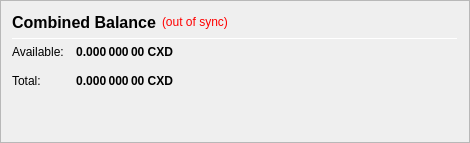
                   <widget class="QFrame" name="frame_CombinedBalances">
                    <property name="minimumSize">
                     <size>
                      <width>470</width>
                      <height>0</height>
                     </size>
                    </property>
                    <property name="frameShape">
                     <enum>QFrame::StyledPanel</enum>
                    </property>
                    <property name="frameShadow">
                     <enum>QFrame::Raised</enum>
                    </property>
                    <layout class="QVBoxLayout" name="verticalLayout_5">
                     <item>
                      <layout class="QHBoxLayout" name="horizontalLayout_5" stretch="0">
                       <item>
                        <widget class="QLabel" name="label_5z">
                         <property name="minimumSize">
                          <size>
                           <width>0</width>
                           <height>20</height>
                          </size>
                         </property>
                         <property name="font">
                          <font>
                           <pointsize>12</pointsize>
                           <weight>75</weight>
                           <bold>true</bold>
                          </font>
                         </property>
                         <property name="toolTip">
                          <string>Combined Balance (including unconfirmed and immature coins)</string>
                         </property>
                         <property name="text">
                          <string>Combined Balance</string>
                         </property>
                        </widget>
                       </item>
                       <item>
                        <widget class="QLabel" name="labelWalletStatus">
                         <property name="cursor">
                          <cursorShape>WhatsThisCursor</cursorShape>
                         </property>
                         <property name="toolTip">
                          <string>The displayed information may be out of date. Your wallet automatically synchronizes with the CryptoDEX network after a connection is established, but this process has not completed yet.</string>
                         </property>
                         <property name="styleSheet">
                          <string notr="true">QLabel { color: red; }</string>
                         </property>
                         <property name="text">
                          <string notr="true">(out of sync)</string>
                         </property>
                         <property name="alignment">
                          <set>Qt::AlignLeading|Qt::AlignLeft|Qt::AlignVCenter</set>
                         </property>
                        </widget>
                       </item>
                       <item>
                        <spacer name="horizontalSpacer_1">
                         <property name="orientation">
                          <enum>Qt::Horizontal</enum>
                         </property>
                         <property name="sizeHint" stdset="0">
                          <size>
                           <width>40</width>
                           <height>20</height>
                          </size>
                         </property>
                        </spacer>
                       </item>
                      </layout>
                     </item>
                     <item>
                      <widget class="Line" name="line_CombinedBalance">
                       <property name="minimumSize">
                        <size>
                         <width>0</width>
                         <height>1</height>
                        </size>
                       </property>
                       <property name="maximumSize">
                        <size>
                         <width>16777215</width>
                         <height>1</height>
                        </size>
                       </property>
                       <property name="orientation">
                        <enum>Qt::Horizontal</enum>
                       </property>
                      </widget>
                     </item>
                     <item>
                      <layout class="QGridLayout" name="gridLayout_3">
                       <property name="spacing">
                        <number>12</number>
                       </property>
                       <item row="1" column="0">
                        <widget class="QLabel" name="labelBalanceTextz">
                         <property name="text">
                          <string>Available:</string>
                         </property>
                        </widget>
                       </item>
                       <item row="1" column="1">
                        <widget class="QLabel" name="labelBalancez">
                         <property name="font">
                          <font>
                           <weight>75</weight>
                           <bold>true</bold>
                          </font>
                         </property>
                         <property name="cursor">
                          <cursorShape>IBeamCursor</cursorShape>
                         </property>
                         <property name="toolTip">
                          <string>Your current spendable balance</string>
                         </property>
                         <property name="text">
                          <string notr="true">0.000 000 00 CXD</string>
                         </property>
                         <property name="alignment">
                          <set>Qt::AlignRight|Qt::AlignTrailing|Qt::AlignVCenter</set>
                         </property>
                         <property name="textInteractionFlags">
                          <set>Qt::LinksAccessibleByMouse|Qt::TextSelectableByKeyboard|Qt::TextSelectableByMouse</set>
                         </property>
                        </widget>
                       </item>
                       <item row="2" column="0">
                        <widget class="QLabel" name="labelTotalTextz">
                         <property name="text">
                          <string>Total:</string>
                         </property>
                        </widget>
                       </item>
                       <item row="2" column="1">
                        <widget class="QLabel" name="labelTotalz">
                         <property name="font">
                          <font>
                           <weight>75</weight>
                           <bold>true</bold>
                          </font>
                         </property>
                         <property name="cursor">
                          <cursorShape>IBeamCursor</cursorShape>
                         </property>
                         <property name="toolTip">
                          <string>Total Balance, including all unavailable coins.</string>
                         </property>
                         <property name="text">
                          <string notr="true">0.000 000 00 CXD</string>
                         </property>
                         <property name="alignment">
                          <set>Qt::AlignRight|Qt::AlignTrailing|Qt::AlignVCenter</set>
                         </property>
                         <property name="textInteractionFlags">
                          <set>Qt::LinksAccessibleByMouse|Qt::TextSelectableByKeyboard|Qt::TextSelectableByMouse</set>
                         </property>
                        </widget>
                       </item>
                       <item row="2" column="3">
                        <spacer name="horizontalSpacer_2">
                         <property name="orientation">
                          <enum>Qt::Horizontal</enum>
                         </property>
                         <property name="sizeHint" stdset="0">
                          <size>
                           <width>40</width>
                           <height>20</height>
                          </size>
                         </property>
                        </spacer>
                       </item>
                      </layout>
                     </item>
                     <item>
                      <spacer name="verticalSpacer_1">
                       <property name="orientation">
                        <enum>Qt::Vertical</enum>
                       </property>
                       <property name="sizeHint" stdset="0">
                        <size>
                         <width>20</width>
                         <height>40</height>
                        </size>
                       </property>
                      </spacer>
                     </item>
                    </layout>
                   </widget>
